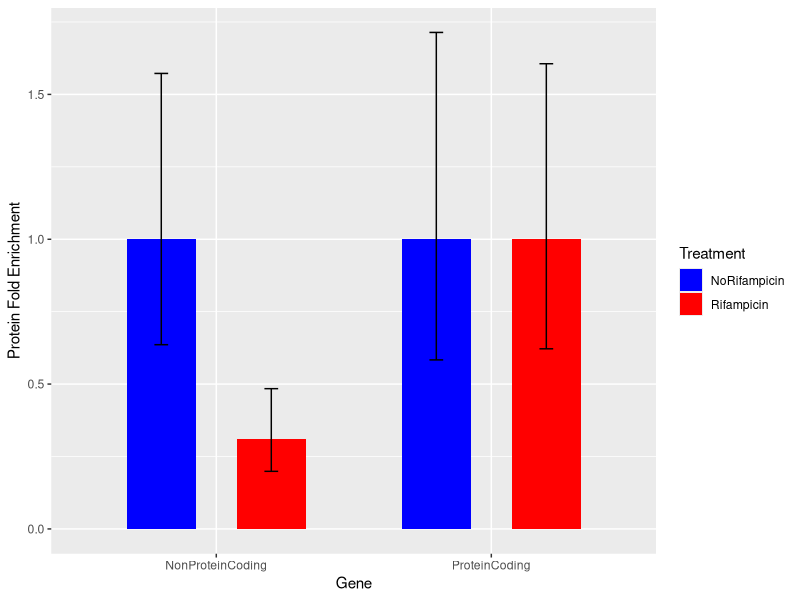

Source code (R):
#This Code is Meant to Normalize to Control Treatment (ie no rif is set to 1)
#Enter data on excel sheet and change name of file on line 7
#To alter the names of columns based on different treatments, change treatment and gene vectors on lines 60 and 61
#To change names on graphs, change cols vector on line 94

library("tidyverse")
raw_cps <- read_csv("raw_data_qpcr.csv")
raw_long <- gather(raw_cps,
                             key = "replicate",
                             value = "cp_value",
                             InputRep1:IPRep3)
#this gets summary stats for our three technical replicates
average_cps_inputs <- filter(raw_long, grepl("Input", replicate)) %>% 
                        group_by(Sample) %>% 
                        summarize(Inputaverage=mean(cp_value), Inputstandard_deviation=sd(cp_value))

average_cps_IPs <- filter(raw_long, grepl("IP", replicate)) %>% 
  group_by(Sample) %>% 
  summarize(IPaverage=mean(cp_value), IPstandard_deviation=sd(cp_value))


#combine averages with description of treatments
treatments <- subset(raw_cps, select = -(InputRep1:IPRep3))
summary_cps <- left_join(average_cps_IPs, treatments, by = "Sample")
summary_cps <- left_join(average_cps_inputs, summary_cps, by = "Sample")

#find delta cp
summary_cps$delta_cps <- (summary_cps$IPaverage - summary_cps$Inputaverage)

#average delta cp
ave_delta_cp <- summary_cps %>% group_by(Treatment) %>%
                            summarize(ave_dcp = mean(delta_cps), sd_delta_cp = sd(delta_cps))
treatments <- subset(treatments, select = -(Sample))
treatments <- treatments[order(treatments$Treatment), ]
treatments <- treatments[!duplicated(treatments), ]
ave_delta_cp <- left_join(treatments, ave_delta_cp, by = "Treatment")

#delta delta cp
gene1 <- filter(ave_delta_cp, ControlGene == "n")
gene1 <- gene1[order(gene1$ControlTreatment), c(1,4:5)]
gene1_ddcp_trtd <- -(diff(gene1$ave_dcp))
gene1_ddcp_control <- 0
gene2 <- filter(ave_delta_cp, ControlGene == "y")
gene2 <- gene2[order(gene2$ControlTreatment), c(1,4:5)]
gene2_ddcp_trtd <- -(diff(gene2$ave_dcp))
gene2_ddcp_control <- 0

#s
gene1_sd <- as.vector(gene1$sd_delta_cp)
gene1_s_trtd <- ((gene1_sd[1]^2) + (gene1_sd[2]^2))^(1/2)
gene1_s_control <- ((gene1_sd[1]^2) + (gene1_sd[1]^2))^(1/2)
gene2_sd <- as.vector(gene2$sd_delta_cp)
gene2_s_trtd <- ((gene2_sd[1]^2) + (gene2_sd[2]^2))^(1/2)
gene2_s_control <- ((gene2_sd[1]^2) + (gene2_sd[1]^2))^(1/2)

#put into df
ddcp <- data.frame(gene1_ddcp_trtd, gene1_ddcp_control, gene2_ddcp_trtd, gene2_ddcp_control)
s <- data.frame(gene1_s_trtd, gene1_s_control, gene2_s_trtd, gene2_s_control)
#label with your treatments and controls
treatment_vector <- c('Rifampicin', 'NoRifampicin', 'Rifampicin', 'NoRifampicin')
gene_vector <- c('ProteinCoding', 'ProteinCoding', 'NonProteinCoding', 'NonProteinCoding')
treatment_number <- c('1', '2', '3', '4')
ddcp_long <- gather(ddcp,
                key = "type",
                value = "ddcp",
                gene1_ddcp_trtd:gene2_ddcp_control)
s_long <- gather(s,
                    key = "type",
                    value = "sd",
                    gene1_s_trtd:gene2_s_control)
ddcp_long <- cbind(ddcp_long, treatment=treatment_vector)
ddcp_long <- cbind(ddcp_long, gene=gene_vector)
ddcp_long <- cbind(ddcp_long, treat_num=treatment_number)
s_long <- cbind(s_long, treatment=treatment_vector)
s_long <- cbind(s_long, gene=gene_vector)
s_long <- cbind(s_long, treat_num=treatment_number)

#normalized for primer efficiency
ddcp_long$norm_ddcp <- cbind(1.8^(-ddcp_long$ddcp))


#combine_columns
norm_ddcp_and_s <- left_join(ddcp_long, s_long, by = "treat_num")

#plus and minus s
norm_ddcp_and_s$ddcp_plus_s <- (norm_ddcp_and_s$ddcp + norm_ddcp_and_s$sd)
norm_ddcp_and_s$ddcp_minus_s <- (norm_ddcp_and_s$ddcp - norm_ddcp_and_s$sd)

#normalize plus and minus s
norm_ddcp_and_s$norm_ddcp_plus_s <- cbind(1.8^(-norm_ddcp_and_s$ddcp_plus_s))
norm_ddcp_and_s$norm_ddcp_minus_s <- cbind(1.8^(-norm_ddcp_and_s$ddcp_minus_s))

#plot
cols <- c("NoRifampicin" ="blue", "Rifampicin" = "red")
ggplot(norm_ddcp_and_s, aes(gene.x, norm_ddcp, fill=treatment.x)) + 
  geom_bar(stat="identity", position=position_dodge(width=0.8), width=0.5) +
  geom_errorbar(aes(ymin=norm_ddcp_minus_s, ymax=norm_ddcp_plus_s), position = position_dodge(0.8), width = 0.1) +
  scale_fill_manual(values=cols, name="Treatment") + 
  labs(x="Gene", y="Protein Fold Enrichment")

  
